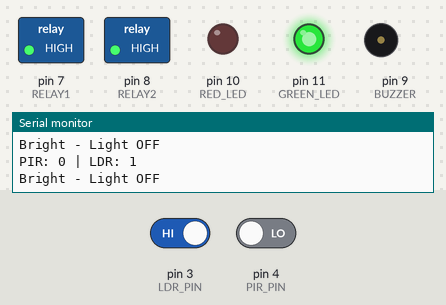
A sketch run on a simulated Arduino Uno, built with avr-gcc and run on an emulated ATmega328P. Parts: switched loads named in the sketch (green lamp = pin HIGH), output pins drawn as LEDs (lit = HIGH), buzzer (waves = sounding), the last lines printed to the serial monitor. Inputs (shaded band) come from the test bench; at power-on: pin 4 (PIR_PIN) LOW, pin 3 (LDR_PIN) HIGH.

Above: at 1.8 s.
1.9 s: pin 4 (PIR_PIN) driven HIGH
At 2.3 s:
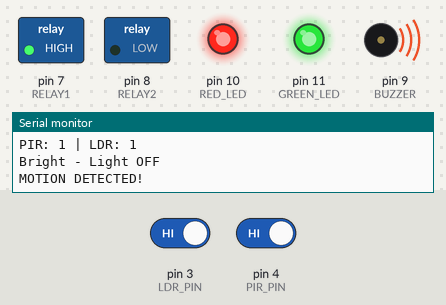
4.9 s: pin 3 (LDR_PIN) driven LOW
At 5.4 s:
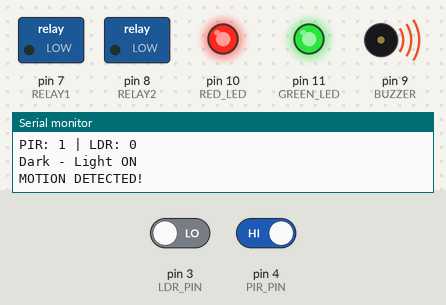
7.9 s: pin 4 (PIR_PIN) driven LOW
At 9.4 s:
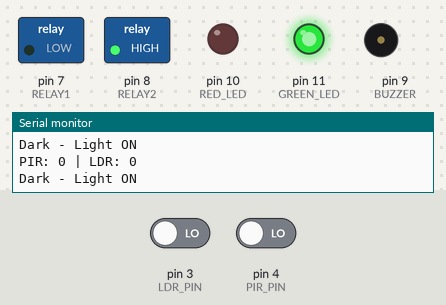
Timing chart, 0 to 10.9 s (numbered marks = the images above; inputs shaded):
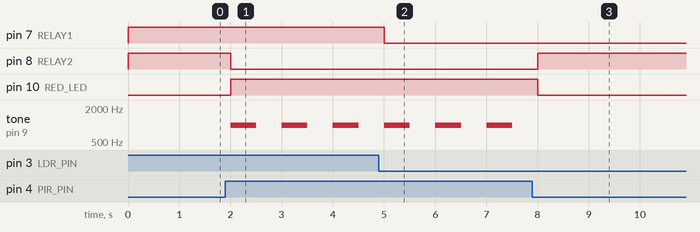

Measured:
- after the input at 1.9 s, pin 8 (RELAY2): HIGH → LOW after 0.10 s; pin 10 (RED_LED): LOW → HIGH after 0.10 s; tone on pin 9 (BUZZER): alternates 1000 Hz for 0.50 s and silent for 0.50 s, starting after 0.10 s
- after the input at 4.9 s, pin 7 (RELAY1): HIGH → LOW after 0.10 s
- after the input at 7.9 s, pin 8 (RELAY2): LOW → HIGH after 0.11 s; pin 10 (RED_LED): HIGH → LOW after 0.11 s; tone on pin 9 (BUZZER): stops changing and stays silent

The sketch:

smarthome.ino
```cpp
// Smart Home Automation and Security System

// Pin definitions
const int PIR_PIN = 4;
const int LDR_PIN = 3;

const int RELAY1 = 7;
const int RELAY2 = 8;

const int BUZZER = 9;
const int RED_LED = 10;
const int GREEN_LED = 11;

void setup() {
  // Input pins
  pinMode(PIR_PIN, INPUT);
  pinMode(LDR_PIN, INPUT);

  // Output pins
  pinMode(RELAY1, OUTPUT);
  pinMode(RELAY2, OUTPUT);
  pinMode(BUZZER, OUTPUT);
  pinMode(RED_LED, OUTPUT);
  pinMode(GREEN_LED, OUTPUT);

  // Start with outputs OFF
  digitalWrite(RELAY1, HIGH);
  digitalWrite(RELAY2, HIGH);
  digitalWrite(BUZZER, LOW);
  digitalWrite(RED_LED, LOW);
  digitalWrite(GREEN_LED, HIGH);

  Serial.begin(9600);

  Serial.println("Smart Home System Started");
}

void loop() {

  // Read sensors
  int motion = digitalRead(PIR_PIN);
  int lightStatus = digitalRead(LDR_PIN);

  // Print sensor values
  Serial.print("PIR: ");
  Serial.print(motion);
  Serial.print(" | LDR: ");
  Serial.println(lightStatus);

  // -------- LDR AUTOMATIC LIGHT --------
  // The logic may need to be reversed depending on your LDR module
  if (lightStatus == LOW) {
    // Darkness detected
    digitalWrite(RELAY1, LOW);
    Serial.println("Dark - Light ON");
  } else {
    // Bright environment
    digitalWrite(RELAY1, HIGH);
    Serial.println("Bright - Light OFF");
  }

  // -------- PIR SECURITY SYSTEM --------
  if (motion == HIGH) {
    Serial.println("MOTION DETECTED!");

    digitalWrite(RED_LED, HIGH);
    digitalWrite(RELAY2, LOW);

    tone(BUZZER, 1000);
    delay(500);
    noTone(BUZZER);

  } else {
    digitalWrite(RED_LED, LOW);
    digitalWrite(RELAY2, HIGH);
  }

  delay(500);
}
```
